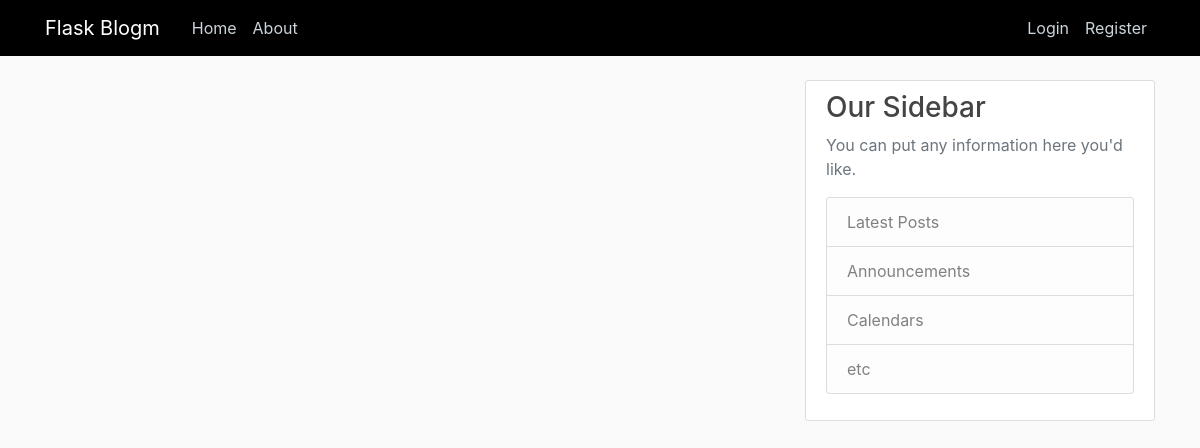
Page /home on the earlier database version.
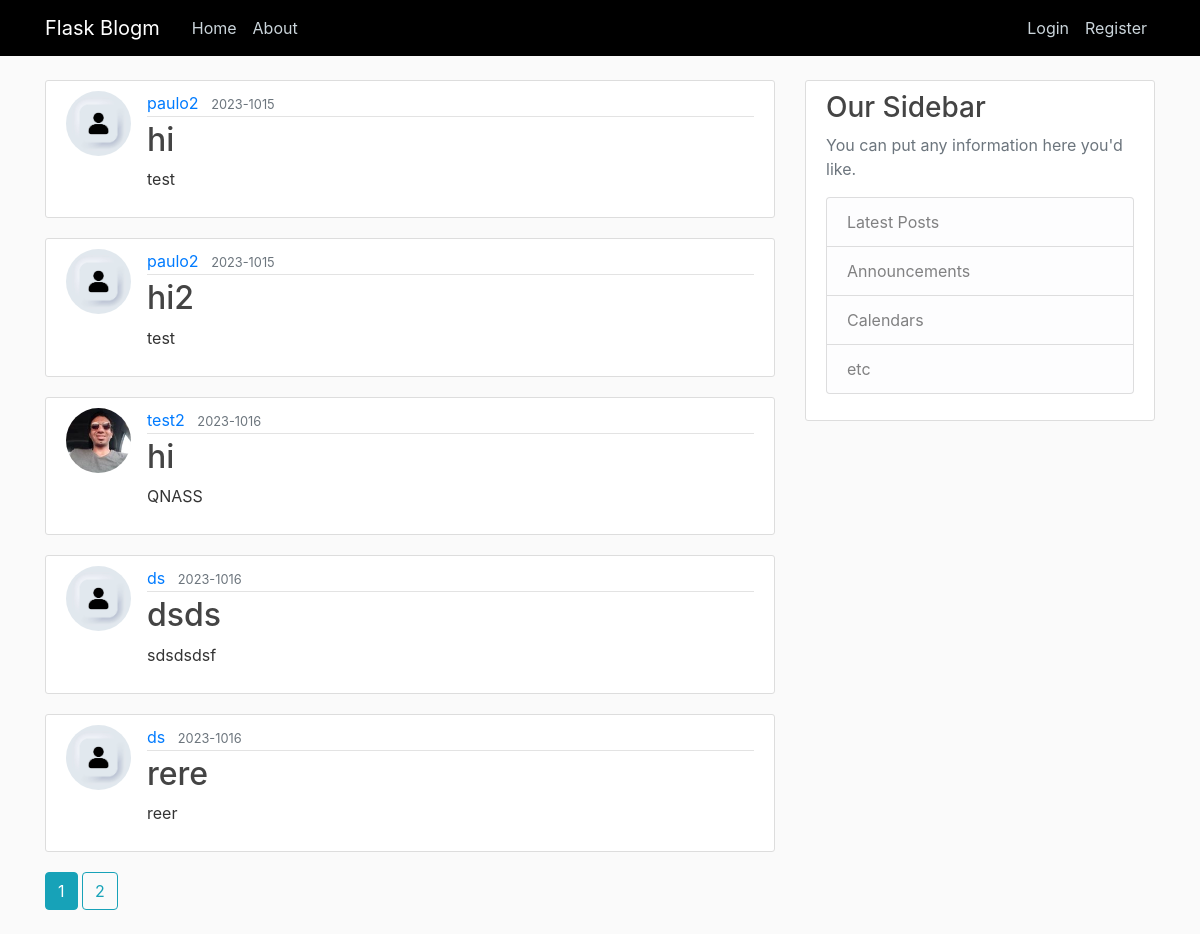
Same page on the later database version.
### flaskblog/models.py (models this page shows)
class Posts(db.Model):
    id:int = db.Column(db.Integer, primary_key=True)
    title:str = db.Column(db.String(100), nullable=False)
    date:datetime = db.Column(db.DateTime, nullable=False, default=datetime.utcnow)
    content:str = db.Column(db.Text, nullable=False)
    user_id:int = db.Column(db.Integer, db.ForeignKey('users.id'), nullable=False)

class Users(db.Model,UserMixin):
    id:int = db.Column(db.Integer, primary_key=True)
    Username:str = db.Column(db.String(20), unique=True, nullable=False)
    Email:str= db.Column(db.String(20), unique=True, nullable=False, )
    Image_file:str = db.Column(db.String(20), nullable=False,
                           default='default.jpg')
    password:str = db.Column(db.String(60), nullable=False)
    post = db.relationship('Posts', backref='author', lazy=True)

### flaskblog/routes.py (the view)
@app.route("/")
@app.route("/home")
def home():
    page=request.args.get('page',1,type=int)
    post=Posts.query.paginate(page=page,per_page=5)
    return render_template('home.html', posts=post)

### flaskblog/templates/home.html
{% extends "layout.html"%}
{% block content %}
{% for post in posts.items%}
<article class="media content-section">
  <img class="rounded-circle article-img" src="{{url_for('static',filename='profile_pic/'+post.author.Image_file) }}">
  <div class="media-body">
    <div class="article-metadata">
      <a class="mr-2" href="#">{{ post.author.Username }}</a>
      <small class="text-muted">{{ post.date.strftime('%Y-%m%d') }}</small>
    </div>
    <h2><a class="article-title" href="{{url_for('post',Posts_id=post.id)}}">{{ post.title }}</a></h2>
    <p class="article-content">{{ post.content }}</p>
  </div>
</article>
{%endfor%}
{%for page_num in posts.iter_pages(left_edge=1,right_edge=1,left_current=1,right_current=2)%}
{%if page_num%}
{%if posts.page== page_num%}
<a class="btn btn-info mb-4" href="{{url_for('home',page=page_num)}}">{{page_num}}</a>
{%else%}
<a class="btn btn-outline-info mb-4" href="{{url_for('home',page=page_num)}}">{{page_num}}</a>
{%endif%}
{%else%}
...
{%endif%}
{%endfor%}
{%endblock content%}

### flaskblog/templates/layout.html (shortened to what this page needs)
<!DOCTYPE html>
<html lang="en">
<head>
  <link rel="stylesheet" href="https://cdn.jsdelivr.net/npm/bootstrap@4.3.1/dist/css/bootstrap.min.css"
>
  <link rel="stylesheet" type="text/css" href="{{ url_for('static', filename='main.css') }}">
</head>
<body>
  <header class="site-header">
    <nav class="navbar navbar-expand-md navbar-dark bg-steel fixed-top">
      <div class="container">
        <a class="navbar-brand mr-4" href="/">Flask Blogm</a>
        <div class="collapse navbar-collapse" id="navbarToggle">
          <div class="navbar-nav mr-auto">
            <a class="nav-item nav-link" href="{{url_for('home')}}">Home</a>
            <a class="nav-item nav-link" href="{{url_for('about')}}">About</a>
          </div>
          <div class="navbar-nav">
            {% if current_user.is_authenticated%}
            <a class="nav-item nav-link" href="{{url_for('logout')}}">Logout</a>
            <a class="nav-item nav-link" href="{{url_for('account')}}">Account</a>
            <a class="nav-item nav-link" href="{{url_for('new_post')}}">New post</a>
            {%else%}
            <a class="nav-item nav-link" href="{{url_for('login')}}">Login</a>
            <a class="nav-item nav-link" href="{{url_for('register')}}">Register</a>
            {%endif%}
          </div>
        </div>
      </div>
    </nav>
  </header>
  <main role="main" class="container">
    <div class="row">
      <div class="col-md-8">
        {% block content %}{% endblock %}
      </div>
      <div class="col-md-4">
        <div class="content-section">
          <h3>Our Sidebar</h3>
          <p class='text-muted'>You can put any information here you'd like.
          <ul class="list-group">
            <li class="list-group-item list-group-item-light">Latest Posts</li>
            <li class="list-group-item list-group-item-light">Announcements</li>
            <li class="list-group-item list-group-item-light">Calendars</li>
            <li class="list-group-item list-group-item-light">etc</li>
          </ul>
          </p>
        </div>
      </div>
    </div>
  </main>
</body>
</body>
</html>

### flaskblog/static/main.css (style rules this page uses)
body { background: #fafafa; color: #333333; margin-top: 5rem; }
h1, h2, h3, h4, h5, h6 { color: #444444; }
.bg-steel { background-color: #000000; }
.site-header .navbar-nav .nav-link { color: #cbd5db; }
.content-section { background: #ffffff; padding: 10px 20px; border: 1px solid #dddddd; border-radius: 3px; margin-bottom: 20px; }
.article-title { color: #444444; }
.article-content { white-space: pre-line; }
.article-img { height: 65px; width: 65px; margin-right: 16px; }
.article-metadata { padding-bottom: 1px; margin-bottom: 4px; border-bottom: 1px solid #e3e3e3 }

Differences in the rows shown:
added Posts: Image_file (placeholder picture), author.Username "paulo2", date "2023-1015", title "hi", content "test"
added Posts: Image_file (placeholder picture), author.Username "paulo2", date "2023-1015", title "hi2", content "test"
added Posts: Image_file (picture), author.Username "test2", date "2023-1016", title "hi", content "QNASS"
added Posts: Image_file (placeholder picture), author.Username "ds", date "2023-1016", title "dsds", content "sdsdsdsf"
added Posts: Image_file (placeholder picture), author.Username "ds", date "2023-1016", title "rere", content "reer"
Other differences:
new list line: "1"
new list line: "2"
